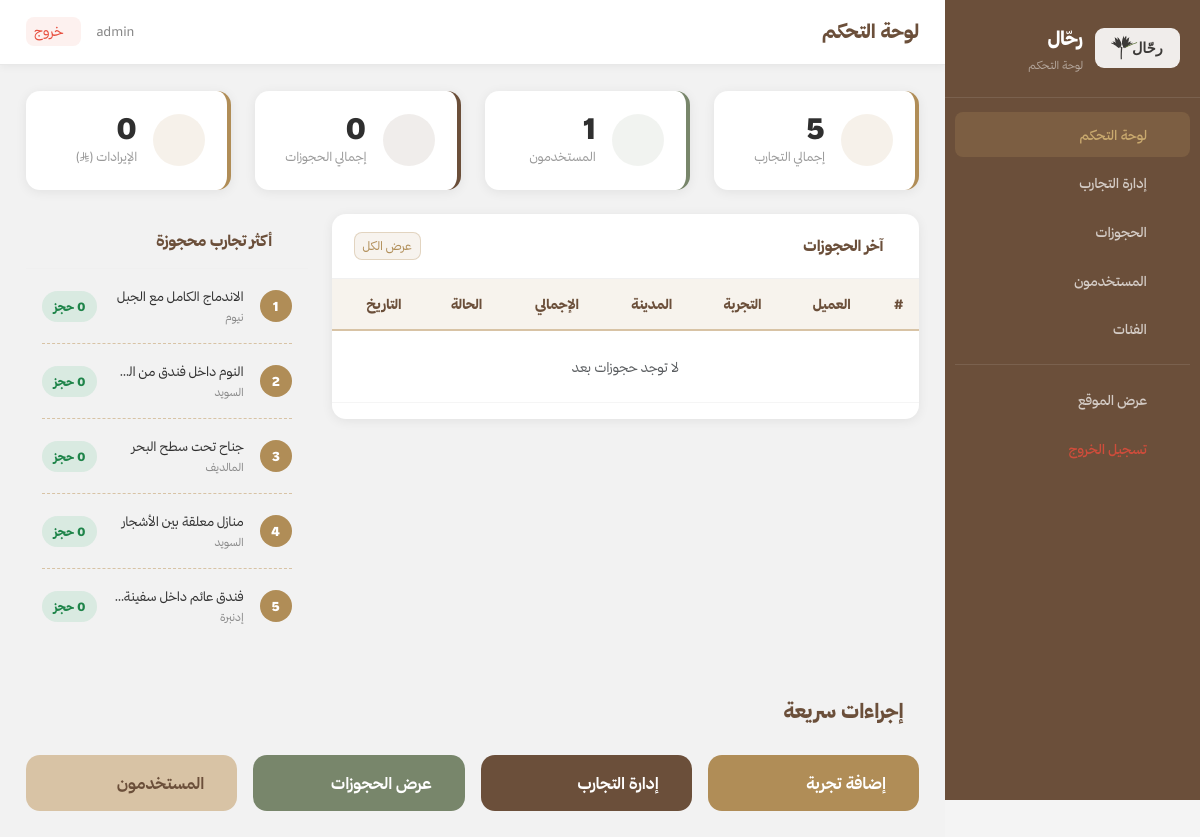
Page /admin/dashboard.php (signed in) on the committed database.
### tables this page shows
CREATE TABLE IF NOT EXISTS experiences (
    experience_id INT AUTO_INCREMENT PRIMARY KEY,
    category_id INT NOT NULL,
    title VARCHAR(300) NOT NULL,
    hotel_name VARCHAR(300) NOT NULL,
    description TEXT NOT NULL,
    city VARCHAR(100) NOT NULL,
    address VARCHAR(500),
    image VARCHAR(500) DEFAULT 'default.jpg',
    price_per_night DECIMAL(10,2) NOT NULL,
    rating DECIMAL(3,1) DEFAULT 4.5,
    available_rooms INT DEFAULT 10,
    is_featured TINYINT(1) DEFAULT 0,
    created_at TIMESTAMP DEFAULT CURRENT_TIMESTAMP,
    FOREIGN KEY (category_id) REFERENCES categories(category_id) ON DELETE CASCADE
);

### admin/dashboard.php (the view, shortened to what this page needs)
<?php
require_once '../includes/connection.php';
$total_exp  = mysqli_fetch_row(mysqli_query($conn,"SELECT COUNT(*) FROM experiences"))[0];
$total_users= mysqli_fetch_row(mysqli_query($conn,"SELECT COUNT(*) FROM users"))[0];
$total_book = mysqli_fetch_row(mysqli_query($conn,"SELECT COUNT(*) FROM bookings"))[0];
$revenue    = mysqli_fetch_row(mysqli_query($conn,"SELECT COALESCE(SUM(total_price),0) FROM bookings WHERE status='confirmed'"))[0];
$latest_bookings = mysqli_fetch_all(mysqli_query($conn,"SELECT b.*,u.first_name,u.last_name,e.title,e.city FROM bookings b JOIN users u ON b.user_id=u.user_id JOIN experiences e ON b.experience_id=e.experience_id ORDER BY b.booking_date DESC LIMIT 8"),MYSQLI_ASSOC);
$top_exp = mysqli_fetch_all(mysqli_query($conn,"SELECT e.*,COUNT(b.booking_id) as bc FROM experiences e LEFT JOIN bookings b ON e.experience_id=b.experience_id GROUP BY e.experience_id ORDER BY bc DESC LIMIT 5"),MYSQLI_ASSOC);
include 'includes/admin_header.php';
?>
<div class="row g-4 mb-4">
    <div class="col-md-6 col-xl-3"><div class="stat-card"><div class="stat-ico ico-gold"><i class="fas fa-hotel"></i></div><div><div class="stat-num"><?php echo $total_exp; ?></div><div class="stat-lbl">إجمالي التجارب</div></div></div></div>
    <div class="col-md-6 col-xl-3"><div class="stat-card" style="border-color:var(--olive);"><div class="stat-ico ico-olive"><i class="fas fa-users"></i></div><div><div class="stat-num"><?php echo $total_users; ?></div><div class="stat-lbl">المستخدمون</div></div></div></div>
    <div class="col-md-6 col-xl-3"><div class="stat-card" style="border-color:var(--dark-brown);"><div class="stat-ico ico-brown"><i class="fas fa-calendar-check"></i></div><div><div class="stat-num"><?php echo $total_book; ?></div><div class="stat-lbl">إجمالي الحجوزات</div></div></div></div>
    <div class="col-md-6 col-xl-3"><div class="stat-card"><div class="stat-ico ico-gold"><i class="fas fa-coins"></i></div><div><div class="stat-num"><?php echo number_format($revenue,0); ?></div><div class="stat-lbl">الإيرادات (ر.س)</div></div></div></div>
</div>
<div class="row g-4 mb-4">
    <div class="col-lg-8">
        <div class="table-card">
            <div class="table-card-head">
                <h5 class="fw-800 text-brown mb-0"><i class="fas fa-clock ms-2 text-gold"></i>آخر الحجوزات</h5>
                <a href="bookings.php" class="btn btn-sm" style="background:rgba(176,141,87,.1);color:var(--gold);border:1px solid rgba(176,141,87,.3);font-family:'ThmanyahSans',sans-serif;font-size:12px;border-radius:8px;">عرض الكل</a>
            </div>
            <div class="table-responsive">
                <table class="table table-rahhal">
                    <thead><tr><th>#</th><th>العميل</th><th>التجربة</th><th>المدينة</th><th>الإجمالي</th><th>الحالة</th><th>التاريخ</th></tr></thead>
                    <tbody>
                        <?php if (empty($latest_bookings)): ?><tr><td colspan="7" class="text-center text-muted py-4">لا توجد حجوزات بعد</td></tr><?php endif; ?>
                    </tbody>
                </table>
            </div>
        </div>
    </div>
    <div class="col-lg-4">
        <div class="admin-table h-100">
            <div class="table-card-head"><h5 class="fw-800 text-brown mb-0"><i class="fas fa-trophy ms-2 text-gold"></i>أكثر تجارب محجوزة</h5></div>
            <div class="p-3">
                <?php foreach($top_exp as $i=>$te): ?>
                <div class="d-flex align-items-center gap-3 mb-3 pb-3" style="border-bottom:<?php echo $i<count($top_exp)-1?'1px dashed var(--beige)':'none'; ?>">
                    <div style="width:32px;height:32px;background:var(--gold);color:#fff;border-radius:50%;display:flex;align-items:center;justify-content:center;font-weight:900;font-size:13px;flex-shrink:0;"><?php echo $i+1; ?></div>
                    <div class="flex-fill" style="min-width:0;"><div class="fw-700" style="font-size:13px;overflow:hidden;text-overflow:ellipsis;white-space:nowrap;"><?php echo htmlspecialchars($te['title']); ?></div><div style="font-size:11px;color:#888;"><?php echo htmlspecialchars($te['city']); ?></div></div>
                    <span class="badge-status badge-confirmed" style="white-space:nowrap;"><?php echo $te['bc']; ?> حجز</span>
                </div>
                <?php endforeach; ?>
            </div>
        </div>
    </div>
</div>
<div class="row g-3">
    <div class="col-12"><h5 class="fw-800 text-brown mb-3"><i class="fas fa-bolt ms-2 text-gold"></i>إجراءات سريعة</h5></div>
    <div class="col-md-3"><a href="add-experience.php" class="btn w-100 p-3 d-flex align-items-center gap-2" style="background:var(--gold);color:#fff;border:none;border-radius:var(--radius);font-family:'ThmanyahSans',sans-serif;font-weight:700;text-decoration:none;"><i class="fas fa-plus-circle fs-4"></i><span>إضافة تجربة</span></a></div>
    <div class="col-md-3"><a href="experiences.php" class="btn w-100 p-3 d-flex align-items-center gap-2" style="background:var(--dark-brown);color:#fff;border:none;border-radius:var(--radius);font-family:'ThmanyahSans',sans-serif;font-weight:700;text-decoration:none;"><i class="fas fa-hotel fs-4"></i><span>إدارة التجارب</span></a></div>
    <div class="col-md-3"><a href="bookings.php" class="btn w-100 p-3 d-flex align-items-center gap-2" style="background:var(--olive);color:#fff;border:none;border-radius:var(--radius);font-family:'ThmanyahSans',sans-serif;font-weight:700;text-decoration:none;"><i class="fas fa-calendar-alt fs-4"></i><span>عرض الحجوزات</span></a></div>
    <div class="col-md-3"><a href="users.php" class="btn w-100 p-3 d-flex align-items-center gap-2" style="background:var(--beige);color:var(--dark-brown);border:none;border-radius:var(--radius);font-family:'ThmanyahSans',sans-serif;font-weight:700;text-decoration:none;"><i class="fas fa-users fs-4"></i><span>المستخدمون</span></a></div>
</div>
<?php include 'includes/admin_footer.php'; ?>

### assets/css/style.css (style rules this page uses)
:root { --beige: #D8C3A5; --brown: #6B4F3A; --olive: #78866B; --cream: #F7F3ED; --text: #2F2F2F; --gold: #B08D57; --gold-lt: #C9A96E; --white: #FFFFFF; --bg: #F5F5F5; --border: rgba(216,195,165,.35); --sh-sm: 0 2px 12px rgba(0,0,0,.07); --sh-md: 0 8px 30px rgba(0,0,0,.10); --sh-lg: 0 20px 60px rgba(0,0,0,.14); --r: 14px; --r-sm: 8px; --ease: all .28s ease; --font: 'ThmanyahSans','Tajawal',sans-serif; --dark-brown: #6B4F3A; --dark-text: #2F2F2F; --gold-light: #C9A96E; --radius: 14px; --radius-sm: 8px; --shadow-sm: 0 2px 12px rgba(0,0,0,.07); --shadow-md: 0 8px 30px rgba(0,0,0,.10); --shadow-lg: 0 20px 60px rgba(0,0,0,.14); }
*, *::before, *::after { box-sizing:border-box; margin:0; padding:0; }
html { scroll-behavior:smooth; }
body { font-family: var(--font); direction: rtl; color: var(--text); background: var(--white); line-height: 1.75; font-size: 15px; -webkit-font-smoothing: antialiased; }
a { text-decoration:none; color:inherit; }
.stat-card { background:var(--white); border-radius:var(--r); padding:22px; box-shadow:var(--sh-sm); border-right:4px solid var(--gold); display:flex; align-items:center; gap:16px; transition:var(--ease); }
.stat-ico { width:52px; height:52px; border-radius:50%; display:flex; align-items:center; justify-content:center; font-size:1.3rem; flex-shrink:0; }
.ico-gold { background:rgba(176,141,87,.12); color:var(--gold); }
.ico-brown { background:rgba(107,79,58,.1); color:var(--brown); }
.ico-olive { background:rgba(120,134,107,.1); color:var(--olive); }
.stat-num { font-size:1.85rem; font-weight:900; color:var(--text); line-height:1; }
.stat-lbl { font-size:12.5px; color:#999; margin-top:4px; }
.table-card { background:var(--white); border-radius:var(--r); box-shadow:var(--sh-sm); overflow:hidden; }
.table-card-head { padding:18px 22px; border-bottom:1px solid #f0f0f0; display:flex; align-items:center; justify-content:space-between; }
.table-card-head h5 { font-size:15px; font-weight:800; color:var(--brown); margin:0; }
.text-gold { color:var(--gold) !important; }
.text-brown { color:var(--brown) !important; }
.fw-800 { font-weight:800 !important; }
.gap-2 { gap:.5rem; }
.gap-3 { gap:1rem; }
.table-rahhal { font-family:var(--font); font-size:13.5px; width:100%; border-collapse:collapse; }
.table-rahhal thead th { background:var(--cream); color:var(--brown); font-weight:800; padding:13px 16px; text-align:right; white-space:nowrap; border-bottom:2px solid var(--beige); }
.table-rahhal tbody td { padding:13px 16px; border-bottom:1px solid #f5f5f5; vertical-align:middle; }
.badge-confirmed { background:rgba(39,174,96,.1); color:#27ae60; padding:5px 12px; border-radius:20px; font-size:11.5px; font-weight:700; display:inline-block; }
:root { --gold-light: var(--gold-lt); }
:root { --dark-brown: var(--brown); --radius-sm: var(--r-sm); --shadow-sm: var(--sh-sm); }
.badge-status { border-radius: 999px; padding: 5px 12px; font-size: 12px; font-weight: 800; }
.badge-confirmed { background: rgba(39,174,96,.12); color: #1e8449; }
.row.g-4 > [class*="col-"] { margin-bottom:0; }

### admin/includes/admin_header.php (style rules this page uses)
body,* { font-family:'ThmanyahSans','Tajawal',sans-serif!important; }
body { background:#f4f4f4; }

### rows in the picture
experiences: title "الاندماج الكامل مع الجبل", city "نيوم", bc "0"
experiences: city "السويد", bc "0"
experiences: title "جناح تحت سطح البحر", city "المالديف", bc "0"
experiences: title "منازل معلقة بين الأشجار", city "السويد", bc "0"
experiences: city "إدنبرة", bc "0"

### other values in the picture
$admin_title "لوحة التحكم"
$_SESSION['admin_username'] "admin"
$total_exp "5"
$total_users "1"
$total_book "0"
$revenue "0"
